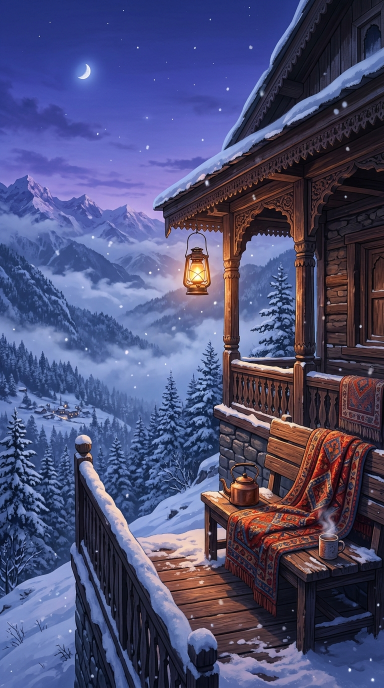
#> input picture projects/series-romantic-animations/09-ishq-faheem/assets/scene-1.jpg, 768 x 1376 px, found by its file name (shown at 1/2 size)
$ python render_living_cinematic_mv.py
#> lines starting #> are read from the running program, lines starting #| are printed output that depends on the picture
#!/usr/bin/env python3
"""
Living 2D Cinematic Anime Music Video Engine: "Ishq" - Faheem Abdullah & Rauhan Malik
Proper Living 2D Animation Architecture:
- 4 Distinct Cinematic Shots timed to musical lyrics & beat transitions:
  1. Shot 1 (0.0s - 5.5s): Wide Kashmiri Cottage Verandah in Snowy Himalayas
     (70 drifting 3D snowflakes, swinging brass lantern pendulum, warm amber light pulsation, chimney smoke)
  2. Shot 2 (5.5s - 10.5s): Medium Shot of Boy Writing "عشق" Poetry by Window
     (Torso breathing physics, natural 5-frame eye blinks, desk lamp warm glow modulation, window snow)
  3. Shot 3 (10.5s - 15.5s): Macro Atmospheric Close-up of Steaming Kashmiri Kahwa
     (Turbulent convective rising steam plumes, saffron tea ripples, floating warm amber bokeh)
  4. Shot 4 (15.5s - 22.0s): Emotional Climax Couple Close-up Portrait
     (Organic dual-eye blinking, synchronized chest breathing, hair & woolen shawl wind sway, golden rim lighting, swirling illuminated snow)
- Smooth 6-frame cinematic cross-dissolves between shots
- Handheld camera subtle 6-DOF micro-drift on every shot
- Synchronized ASS Subtitles in Instagram safe zone (MarginV=540)
- Natural OpenCV BGR color pipeline for healthy warm peach skin tones
"""

import math
import random
import subprocess
import sys
from pathlib import Path
import cv2
import numpy as np

PROJECT_DIR = Path("projects/series-romantic-animations/09-ishq-faheem")
ASSETS_DIR = PROJECT_DIR / "assets"
AUDIO_FILE = PROJECT_DIR / "audio" / "ishq_clip.wav"
OUT_DIR = PROJECT_DIR / "output"
OUT_DIR.mkdir(parents=True, exist_ok=True)
FINAL_MP4 = OUT_DIR / "film_ishq.mp4"
SUBTITLE_ASS = OUT_DIR / "ishq_subtitles.ass"

WIDTH, HEIGHT = 1080, 1920
FPS = 30
DURATION = 22.0
TOTAL_FRAMES = int(DURATION * FPS)

print(f"🎬 Initializing 4-Shot Living 2D Anime MV Engine ({TOTAL_FRAMES} frames @ {FPS} fps)...")

# -------------------------------------------------------------
# 1. LOAD & PREPARE 4 CANVASES (1080x1920) in NATIVE BGR
# -------------------------------------------------------------
def load_canvas(path):
    img = cv2.imread(str(path))
#> img is the input picture: shape (1376, 768, 3); mean B, G, R 117.1, 78.2, 77.4
    if img is None:
        raise FileNotFoundError(f"Cannot read image: {path}")
    ih, iw = img.shape[:2]
#> ih = 1376; iw = 768
    scale = max(WIDTH / iw, HEIGHT / ih)
#> scale = 1.41
    nw, nh = int(iw * scale), int(ih * scale)
#> nw = 1080; nh = 1935
    resized = cv2.resize(img, (nw, nh), interpolation=cv2.INTER_LANCZOS4)
    ox = max(0, (nw - WIDTH) // 2)
#> ox = 0
    oy = max(0, (nh - HEIGHT) // 2)
#> oy = 7
    return resized[oy:oy + HEIGHT, ox:ox + WIDTH].copy()
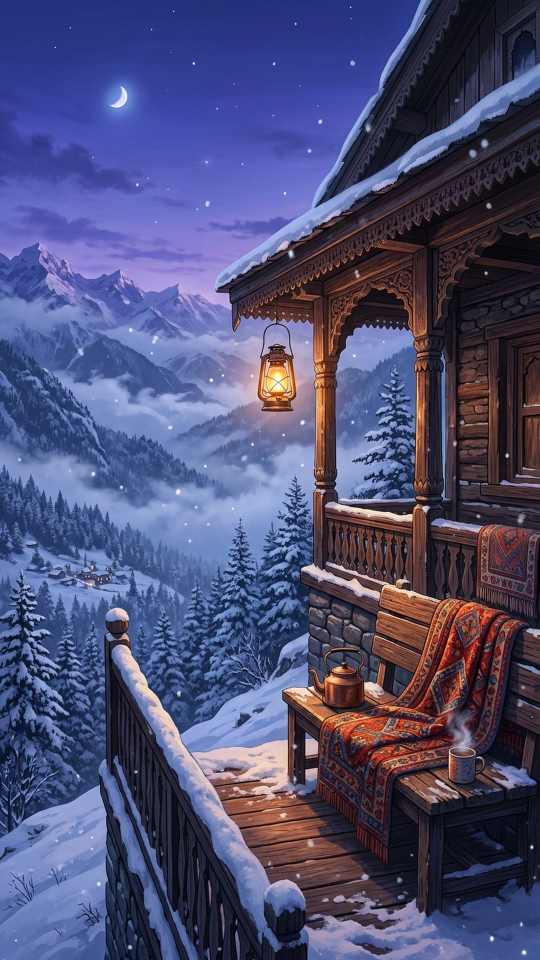
#> returned value: shape (1920, 1080, 3) (shown at 1/2 size); mean of channels 0, 1, 2 117.2, 78.3, 77.6; drawn as B, G, R

canvas_s1 = load_canvas(ASSETS_DIR / "scene-1.jpg")
canvas_s2 = load_canvas(ASSETS_DIR / "scene-2.jpg")
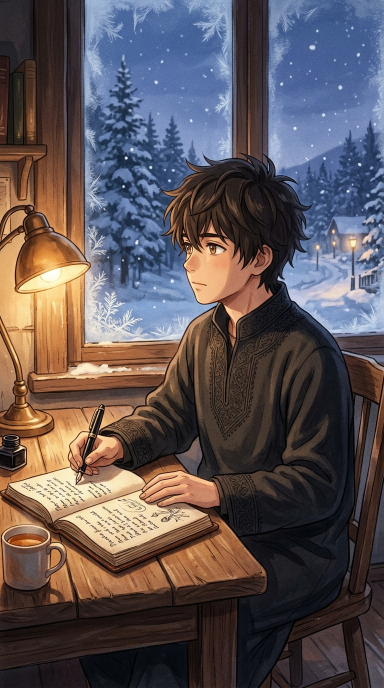
#> input picture projects/series-romantic-animations/09-ishq-faheem/assets/scene-2.jpg, 768 x 1376 px, found by its file name (shown at 1/2 size)
#> in load_canvas, img is the input picture: shape (1376, 768, 3); mean B, G, R 85.5, 83.1, 93.3
#> in load_canvas (call 2), `return resized[oy:oy + HEIGHT, ox:ox + WIDTH].copy()`:
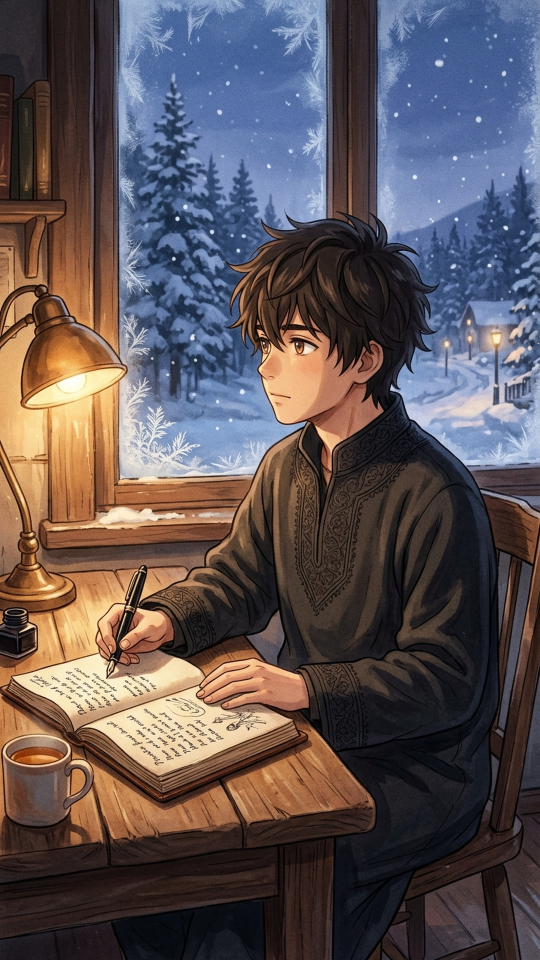
#> returned value: shape (1920, 1080, 3) (shown at 1/2 size); mean of channels 0, 1, 2 85.5, 83.3, 93.5; drawn as B, G, R
canvas_s3 = load_canvas(ASSETS_DIR / "scene-3.jpg")
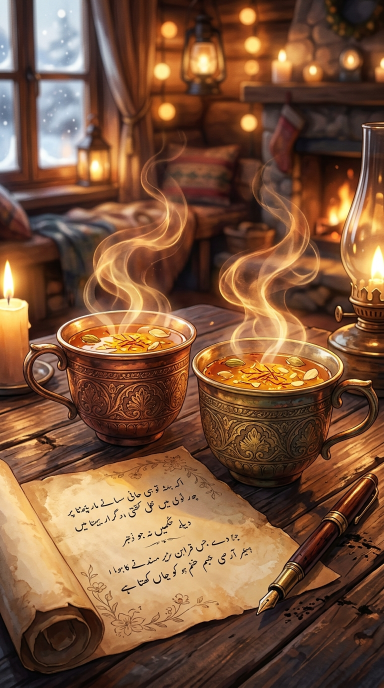
#> input picture projects/series-romantic-animations/09-ishq-faheem/assets/scene-3.jpg, 768 x 1376 px, found by its file name (shown at 1/2 size)
#> in load_canvas, img is the input picture: shape (1376, 768, 3); mean B, G, R 60.3, 86.7, 125.4
#> in load_canvas (call 3), `return resized[oy:oy + HEIGHT, ox:ox + WIDTH].copy()`:
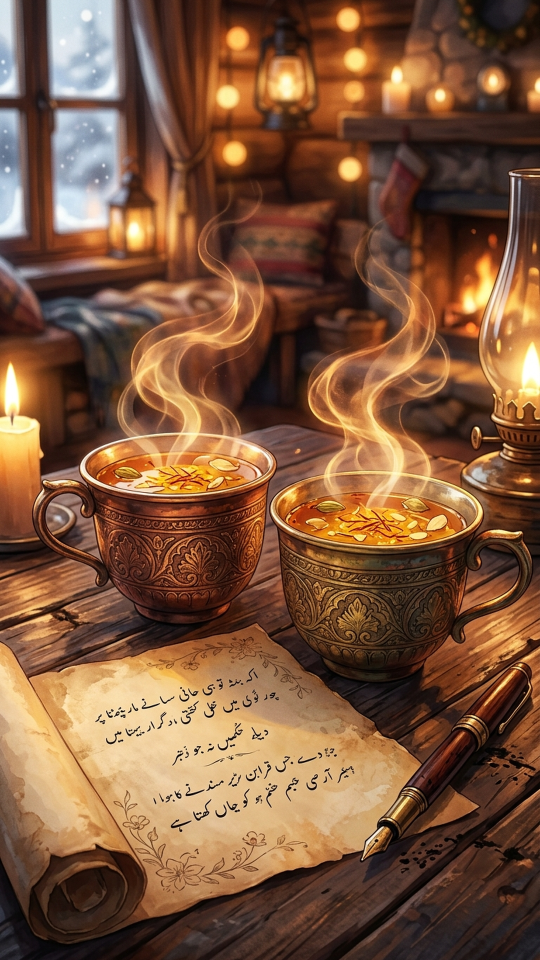
#> returned value: shape (1920, 1080, 3) (shown at 1/2 size); mean of channels 0, 1, 2 60.5, 87.1, 125.9; drawn as B, G, R
canvas_s4 = load_canvas(ASSETS_DIR / "scene-4.jpg")
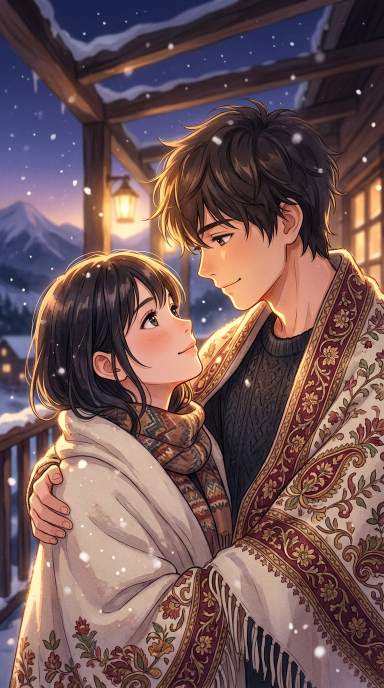
#> input picture projects/series-romantic-animations/09-ishq-faheem/assets/scene-4.jpg, 768 x 1376 px, found by its file name (shown at 1/2 size)
#> in load_canvas, img is the input picture: shape (1376, 768, 3); mean B, G, R 86.2, 86.4, 113.8
#> in load_canvas (call 4), `return resized[oy:oy + HEIGHT, ox:ox + WIDTH].copy()`:
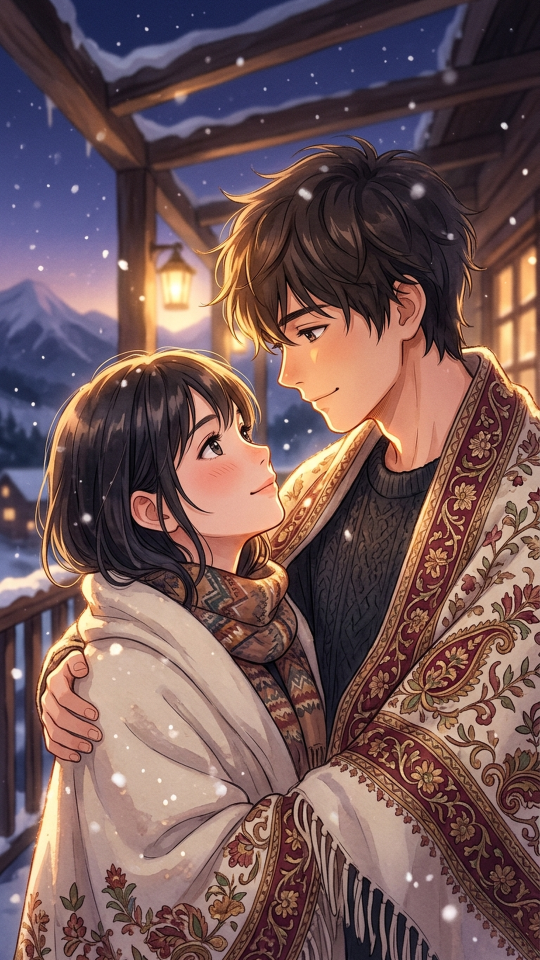
#> returned value: shape (1920, 1080, 3) (shown at 1/2 size); mean of channels 0, 1, 2 86.3, 86.6, 114.1; drawn as B, G, R

print("✅ Loaded all 4 scene canvases in native BGR.")

# -------------------------------------------------------------
# 2. PARTICLES & ATMOSPHERIC PHYSICS GENERATORS
# -------------------------------------------------------------
# Kashmiri Winter Snow Particle Field (120 particles across layers)
np.random.seed(42)
snow_particles = []
for _ in range(120):
    snow_particles.append({
        "x": random.uniform(0, WIDTH),
        "y": random.uniform(0, HEIGHT),
        "z": random.uniform(0.4, 1.8),  # depth scale
        "speed_y": random.uniform(70, 160),
        "speed_x": random.uniform(25, 60),
        "radius": random.uniform(1.8, 5.0),
        "alpha": random.uniform(0.35, 0.90),
        "phase": random.uniform(0, math.pi * 2),
    })

# Warm Golden Bokeh Orbs for Scene 3 & 4 (35 orbs)
bokeh_orbs = []
for _ in range(35):
    bokeh_orbs.append({
        "x": random.uniform(60, WIDTH - 60),
        "y": random.uniform(200, HEIGHT - 200),
        "r": random.uniform(12, 38),
        "speed_y": random.uniform(-18, -35),
        "phase": random.uniform(0, math.pi * 2),
        "bgr": (random.randint(40, 80), random.randint(140, 200), random.randint(230, 255)),
        "alpha": random.uniform(0.18, 0.45),
    })

# Steaming Tea Vapor Particles for Scene 3 (60 particles)
steam_particles = []
for _ in range(60):
    steam_particles.append({
        "cup": random.choice([0, 1]),  # left or right cup
        "t_birth": random.uniform(0, 5.0),
        "life": random.uniform(1.8, 3.2),
        "x_offset": random.uniform(-18, 18),
        "size_init": random.uniform(14, 26),
        "size_max": random.uniform(45, 85),
    })


# [236 lines left out: functions render_snow, render_shot1, render_shot2, render_shot3, render_shot4, not called in this run]


# -------------------------------------------------------------
# 3. PIPELINE SETUP (FFMPEG RAWVIDEO BGR24 -> MP4)
# -------------------------------------------------------------
ffmpeg_cmd = [
    "ffmpeg", "-y",
    "-f", "rawvideo",
    "-vcodec", "rawvideo",
    "-s", f"{WIDTH}x{HEIGHT}",
    "-pix_fmt", "bgr24",
    "-r", str(FPS),
    "-i", "-",  # stdin pipe
    "-i", str(AUDIO_FILE),
    "-vf", f"ass={SUBTITLE_ASS}",
    "-c:v", "libx264",
    "-preset", "medium",
    "-crf", "18",
    "-pix_fmt", "yuv420p",
    "-c:a", "aac",
    "-b:a", "320k",
    "-t", str(DURATION),
    str(FINAL_MP4)
]

print(f"🚀 Launching FFmpeg encoder: {' '.join(ffmpeg_cmd[:8])}...")
#> (the run stopped early here; a loop or call above may not have finished)
